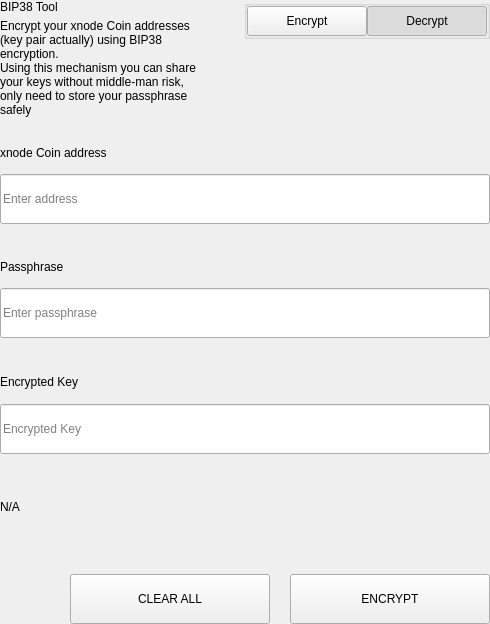
<?xml version="1.0" encoding="UTF-8"?>
<ui version="4.0">
 <class>SettingsBitToolWidget</class>
 <widget class="QWidget" name="SettingsBitToolWidget">
  <property name="geometry">
   <rect>
    <x>0</x>
    <y>0</y>
    <width>490</width>
    <height>624</height>
   </rect>
  </property>
  <property name="windowTitle">
   <string>Form</string>
  </property>
  <layout class="QVBoxLayout" name="verticalLayout">
   <property name="spacing">
    <number>0</number>
   </property>
   <property name="leftMargin">
    <number>0</number>
   </property>
   <property name="topMargin">
    <number>0</number>
   </property>
   <property name="rightMargin">
    <number>0</number>
   </property>
   <property name="bottomMargin">
    <number>0</number>
   </property>
   <item>
    <widget class="QWidget" name="left" native="true">
     <layout class="QVBoxLayout" name="verticalLayout_3">
      <property name="leftMargin">
       <number>0</number>
      </property>
      <property name="topMargin">
       <number>0</number>
      </property>
      <property name="rightMargin">
       <number>0</number>
      </property>
      <property name="bottomMargin">
       <number>0</number>
      </property>
      <item>
       <layout class="QVBoxLayout" name="verticalLayout_2">
        <property name="spacing">
         <number>0</number>
        </property>
        <item>
         <layout class="QHBoxLayout" name="horizontalLayout_3" stretch="3,1">
          <property name="spacing">
           <number>40</number>
          </property>
          <item>
           <layout class="QVBoxLayout" name="verticalLayoutTitle">
            <property name="spacing">
             <number>5</number>
            </property>
            <item>
             <widget class="QLabel" name="labelTitle">
              <property name="text">
               <string>BIP38 Tool</string>
              </property>
             </widget>
            </item>
            <item>
             <widget class="QLabel" name="labelSubtitle1">
              <property name="text">
               <string>Encrypt your xnode Coin addresses (key pair actually) using BIP38 encryption.
Using this mechanism you can share your keys without middle-man risk, only need to store your passphrase safely</string>
              </property>
              <property name="wordWrap">
               <bool>true</bool>
              </property>
             </widget>
            </item>
           </layout>
          </item>
          <item alignment="Qt::AlignTop">
           <widget class="QGroupBox" name="groupBox">
            <property name="title">
             <string/>
            </property>
            <property name="alignment">
             <set>Qt::AlignLeading|Qt::AlignLeft|Qt::AlignTop</set>
            </property>
            <layout class="QHBoxLayout" name="horizontalLayout_4">
             <property name="spacing">
              <number>0</number>
             </property>
             <property name="leftMargin">
              <number>0</number>
             </property>
             <property name="topMargin">
              <number>0</number>
             </property>
             <property name="rightMargin">
              <number>0</number>
             </property>
             <property name="bottomMargin">
              <number>0</number>
             </property>
             <item>
              <spacer name="horizontalSpacer">
               <property name="orientation">
                <enum>Qt::Horizontal</enum>
               </property>
               <property name="sizeHint" stdset="0">
                <size>
                 <width>40</width>
                 <height>20</height>
                </size>
               </property>
              </spacer>
             </item>
             <item>
              <widget class="QPushButton" name="pushLeft">
               <property name="minimumSize">
                <size>
                 <width>120</width>
                 <height>30</height>
                </size>
               </property>
               <property name="maximumSize">
                <size>
                 <width>120</width>
                 <height>30</height>
                </size>
               </property>
               <property name="focusPolicy">
                <enum>Qt::NoFocus</enum>
               </property>
               <property name="text">
                <string>Encrypt</string>
               </property>
               <property name="checkable">
                <bool>true</bool>
               </property>
               <property name="autoExclusive">
                <bool>true</bool>
               </property>
              </widget>
             </item>
             <item>
              <widget class="QPushButton" name="pushRight">
               <property name="minimumSize">
                <size>
                 <width>120</width>
                 <height>30</height>
                </size>
               </property>
               <property name="maximumSize">
                <size>
                 <width>120</width>
                 <height>30</height>
                </size>
               </property>
               <property name="focusPolicy">
                <enum>Qt::NoFocus</enum>
               </property>
               <property name="text">
                <string>Decrypt</string>
               </property>
               <property name="checkable">
                <bool>true</bool>
               </property>
               <property name="checked">
                <bool>true</bool>
               </property>
               <property name="autoExclusive">
                <bool>true</bool>
               </property>
              </widget>
             </item>
            </layout>
           </widget>
          </item>
         </layout>
        </item>
        <item>
         <widget class="QStackedWidget" name="stackedWidget">
          <property name="currentIndex">
           <number>1</number>
          </property>
          <widget class="QWidget" name="pageDecrypt">
           <layout class="QVBoxLayout" name="verticalLayout_5">
            <property name="spacing">
             <number>0</number>
            </property>
            <property name="leftMargin">
             <number>0</number>
            </property>
            <property name="topMargin">
             <number>0</number>
            </property>
            <property name="rightMargin">
             <number>0</number>
            </property>
            <property name="bottomMargin">
             <number>0</number>
            </property>
            <item>
             <widget class="QWidget" name="widget" native="true">
              <property name="minimumSize">
               <size>
                <width>0</width>
                <height>100</height>
               </size>
              </property>
              <layout class="QVBoxLayout" name="verticalLayout_4">
               <property name="spacing">
                <number>0</number>
               </property>
               <property name="leftMargin">
                <number>0</number>
               </property>
               <property name="topMargin">
                <number>0</number>
               </property>
               <property name="rightMargin">
                <number>0</number>
               </property>
               <property name="bottomMargin">
                <number>0</number>
               </property>
               <item>
                <spacer name="verticalSpacer_2">
                 <property name="orientation">
                  <enum>Qt::Vertical</enum>
                 </property>
                 <property name="sizeType">
                  <enum>QSizePolicy::Fixed</enum>
                 </property>
                 <property name="sizeHint" stdset="0">
                  <size>
                   <width>20</width>
                   <height>20</height>
                  </size>
                 </property>
                </spacer>
               </item>
               <item>
                <layout class="QHBoxLayout" name="horizontalLayout_6" stretch="2">
                 <property name="spacing">
                  <number>0</number>
                 </property>
                 <item>
                  <layout class="QVBoxLayout" name="verticalLayout_7">
                   <property name="spacing">
                    <number>9</number>
                   </property>
                   <item>
                    <widget class="QLabel" name="labelSubtitleKey">
                     <property name="minimumSize">
                      <size>
                       <width>0</width>
                       <height>20</height>
                      </size>
                     </property>
                     <property name="maximumSize">
                      <size>
                       <width>16777215</width>
                       <height>20</height>
                      </size>
                     </property>
                     <property name="text">
                      <string>Encrypted key</string>
                     </property>
                    </widget>
                   </item>
                   <item>
                    <widget class="QLineEdit" name="lineEditKey">
                     <property name="minimumSize">
                      <size>
                       <width>0</width>
                       <height>50</height>
                      </size>
                     </property>
                     <property name="maximumSize">
                      <size>
                       <width>16777215</width>
                       <height>50</height>
                      </size>
                     </property>
                     <property name="placeholderText">
                      <string>Enter a encrypted key</string>
                     </property>
                    </widget>
                   </item>
                  </layout>
                 </item>
                </layout>
               </item>
               <item>
                <spacer name="verticalSpacer_3">
                 <property name="orientation">
                  <enum>Qt::Vertical</enum>
                 </property>
                 <property name="sizeType">
                  <enum>QSizePolicy::Fixed</enum>
                 </property>
                 <property name="sizeHint" stdset="0">
                  <size>
                   <width>20</width>
                   <height>20</height>
                  </size>
                 </property>
                </spacer>
               </item>
               <item>
                <layout class="QVBoxLayout" name="verticalLayout_9">
                 <property name="spacing">
                  <number>9</number>
                 </property>
                 <item>
                  <widget class="QLabel" name="labelSubtitlePassphrase">
                   <property name="maximumSize">
                    <size>
                     <width>16777215</width>
                     <height>20</height>
                    </size>
                   </property>
                   <property name="text">
                    <string>Passphrase</string>
                   </property>
                  </widget>
                 </item>
                 <item>
                  <widget class="QLineEdit" name="lineEditPassphrase">
                   <property name="minimumSize">
                    <size>
                     <width>0</width>
                     <height>50</height>
                    </size>
                   </property>
                   <property name="maximumSize">
                    <size>
                     <width>16777215</width>
                     <height>50</height>
                    </size>
                   </property>
                   <property name="placeholderText">
                    <string>Enter a passphrase</string>
                   </property>
                  </widget>
                 </item>
                </layout>
               </item>
               <item>
                <spacer name="verticalSpacer_4">
                 <property name="orientation">
                  <enum>Qt::Vertical</enum>
                 </property>
                 <property name="sizeType">
                  <enum>QSizePolicy::Fixed</enum>
                 </property>
                 <property name="sizeHint" stdset="0">
                  <size>
                   <width>20</width>
                   <height>20</height>
                  </size>
                 </property>
                </spacer>
               </item>
               <item>
                <widget class="QWidget" name="widget_3" native="true">
                 <property name="sizePolicy">
                  <sizepolicy hsizetype="Preferred" vsizetype="Fixed">
                   <horstretch>0</horstretch>
                   <verstretch>0</verstretch>
                  </sizepolicy>
                 </property>
                 <layout class="QVBoxLayout" name="verticalLayout_10">
                  <property name="spacing">
                   <number>9</number>
                  </property>
                  <property name="leftMargin">
                   <number>0</number>
                  </property>
                  <property name="topMargin">
                   <number>0</number>
                  </property>
                  <property name="rightMargin">
                   <number>0</number>
                  </property>
                  <property name="bottomMargin">
                   <number>0</number>
                  </property>
                  <item>
                   <widget class="QLabel" name="labelSubtitleDecryptResult">
                    <property name="minimumSize">
                     <size>
                      <width>0</width>
                      <height>20</height>
                     </size>
                    </property>
                    <property name="maximumSize">
                     <size>
                      <width>16777215</width>
                      <height>20</height>
                     </size>
                    </property>
                    <property name="text">
                     <string>Decrypted address result</string>
                    </property>
                   </widget>
                  </item>
                  <item>
                   <widget class="QWidget" name="widget_4" native="true">
                    <layout class="QHBoxLayout" name="horizontalLayout" stretch="6,0,1">
                     <property name="spacing">
                      <number>0</number>
                     </property>
                     <property name="leftMargin">
                      <number>0</number>
                     </property>
                     <property name="topMargin">
                      <number>0</number>
                     </property>
                     <property name="rightMargin">
                      <number>0</number>
                     </property>
                     <property name="bottomMargin">
                      <number>0</number>
                     </property>
                     <item alignment="Qt::AlignVCenter">
                      <widget class="QLineEdit" name="lineEditDecryptResult">
                       <property name="minimumSize">
                        <size>
                         <width>0</width>
                         <height>50</height>
                        </size>
                       </property>
                       <property name="maximumSize">
                        <size>
                         <width>16777215</width>
                         <height>50</height>
                        </size>
                       </property>
                       <property name="placeholderText">
                        <string>Decrypted Address</string>
                       </property>
                      </widget>
                     </item>
                     <item>
                      <spacer name="horizontalSpacer_4">
                       <property name="orientation">
                        <enum>Qt::Horizontal</enum>
                       </property>
                       <property name="sizeType">
                        <enum>QSizePolicy::Fixed</enum>
                       </property>
                       <property name="sizeHint" stdset="0">
                        <size>
                         <width>20</width>
                         <height>50</height>
                        </size>
                       </property>
                      </spacer>
                     </item>
                     <item>
                      <widget class="QPushButton" name="pushButtonImport">
                       <property name="minimumSize">
                        <size>
                         <width>140</width>
                         <height>40</height>
                        </size>
                       </property>
                       <property name="text">
                        <string>Import Address</string>
                       </property>
                      </widget>
                     </item>
                    </layout>
                   </widget>
                  </item>
                 </layout>
                </widget>
               </item>
               <item>
                <widget class="QLabel" name="statusLabel_DEC">
                 <property name="maximumSize">
                  <size>
                   <width>16777215</width>
                   <height>40</height>
                  </size>
                 </property>
                 <property name="text">
                  <string/>
                 </property>
                </widget>
               </item>
               <item>
                <spacer name="verticalSpacer">
                 <property name="orientation">
                  <enum>Qt::Vertical</enum>
                 </property>
                 <property name="sizeType">
                  <enum>QSizePolicy::Preferred</enum>
                 </property>
                 <property name="sizeHint" stdset="0">
                  <size>
                   <width>20</width>
                   <height>20</height>
                  </size>
                 </property>
                </spacer>
               </item>
               <item>
                <layout class="QHBoxLayout" name="horizontalLayout_7">
                 <property name="spacing">
                  <number>0</number>
                 </property>
                 <item>
                  <spacer name="horizontalSpacer_5">
                   <property name="orientation">
                    <enum>Qt::Horizontal</enum>
                   </property>
                   <property name="sizeType">
                    <enum>QSizePolicy::Expanding</enum>
                   </property>
                   <property name="sizeHint" stdset="0">
                    <size>
                     <width>40</width>
                     <height>20</height>
                    </size>
                   </property>
                  </spacer>
                 </item>
                 <item>
                  <widget class="QPushButton" name="pushButtonDecryptClear">
                   <property name="minimumSize">
                    <size>
                     <width>200</width>
                     <height>50</height>
                    </size>
                   </property>
                   <property name="maximumSize">
                    <size>
                     <width>200</width>
                     <height>50</height>
                    </size>
                   </property>
                   <property name="text">
                    <string>CLEAR</string>
                   </property>
                  </widget>
                 </item>
                 <item>
                  <spacer name="horizontalSpacer_3">
                   <property name="orientation">
                    <enum>Qt::Horizontal</enum>
                   </property>
                   <property name="sizeType">
                    <enum>QSizePolicy::Fixed</enum>
                   </property>
                   <property name="sizeHint" stdset="0">
                    <size>
                     <width>20</width>
                     <height>20</height>
                    </size>
                   </property>
                  </spacer>
                 </item>
                 <item>
                  <widget class="QPushButton" name="pushButtonDecrypt">
                   <property name="minimumSize">
                    <size>
                     <width>200</width>
                     <height>50</height>
                    </size>
                   </property>
                   <property name="maximumSize">
                    <size>
                     <width>200</width>
                     <height>50</height>
                    </size>
                   </property>
                   <property name="text">
                    <string>DECRYPT KEY</string>
                   </property>
                  </widget>
                 </item>
                </layout>
               </item>
              </layout>
             </widget>
            </item>
           </layout>
          </widget>
          <widget class="QWidget" name="pageEncrypt">
           <layout class="QVBoxLayout" name="verticalLayout_11">
            <property name="spacing">
             <number>0</number>
            </property>
            <property name="leftMargin">
             <number>0</number>
            </property>
            <property name="topMargin">
             <number>0</number>
            </property>
            <property name="rightMargin">
             <number>0</number>
            </property>
            <property name="bottomMargin">
             <number>0</number>
            </property>
            <item>
             <spacer name="verticalSpacer_8">
              <property name="orientation">
               <enum>Qt::Vertical</enum>
              </property>
              <property name="sizeType">
               <enum>QSizePolicy::Fixed</enum>
              </property>
              <property name="sizeHint" stdset="0">
               <size>
                <width>20</width>
                <height>20</height>
               </size>
              </property>
             </spacer>
            </item>
            <item>
             <widget class="QWidget" name="containerAddressEnc" native="true">
              <layout class="QVBoxLayout" name="containerAddressEncLayout">
               <property name="spacing">
                <number>5</number>
               </property>
               <property name="leftMargin">
                <number>0</number>
               </property>
               <property name="topMargin">
                <number>0</number>
               </property>
               <property name="rightMargin">
                <number>0</number>
               </property>
               <property name="bottomMargin">
                <number>0</number>
               </property>
               <item>
                <widget class="QLabel" name="labelSubtitleAddress">
                 <property name="minimumSize">
                  <size>
                   <width>0</width>
                   <height>20</height>
                  </size>
                 </property>
                 <property name="maximumSize">
                  <size>
                   <width>16777215</width>
                   <height>20</height>
                  </size>
                 </property>
                 <property name="text">
                  <string>xnode Coin address</string>
                 </property>
                </widget>
               </item>
               <item>
                <widget class="QLineEdit" name="addressIn_ENC">
                 <property name="minimumSize">
                  <size>
                   <width>0</width>
                   <height>50</height>
                  </size>
                 </property>
                 <property name="placeholderText">
                  <string>Enter address</string>
                 </property>
                </widget>
               </item>
              </layout>
             </widget>
            </item>
            <item>
             <spacer name="verticalSpacer_6">
              <property name="orientation">
               <enum>Qt::Vertical</enum>
              </property>
              <property name="sizeType">
               <enum>QSizePolicy::Fixed</enum>
              </property>
              <property name="sizeHint" stdset="0">
               <size>
                <width>20</width>
                <height>20</height>
               </size>
              </property>
             </spacer>
            </item>
            <item>
             <widget class="QWidget" name="containerAddress" native="true">
              <layout class="QHBoxLayout" name="horizontalLayout_9" stretch="2">
               <property name="spacing">
                <number>0</number>
               </property>
               <property name="leftMargin">
                <number>0</number>
               </property>
               <property name="topMargin">
                <number>0</number>
               </property>
               <property name="rightMargin">
                <number>0</number>
               </property>
               <property name="bottomMargin">
                <number>0</number>
               </property>
               <item>
                <layout class="QVBoxLayout" name="verticalLayout_8">
                 <property name="spacing">
                  <number>5</number>
                 </property>
                 <item>
                  <widget class="QLabel" name="labelSubtitleMessage">
                   <property name="minimumSize">
                    <size>
                     <width>0</width>
                     <height>20</height>
                    </size>
                   </property>
                   <property name="maximumSize">
                    <size>
                     <width>16777215</width>
                     <height>20</height>
                    </size>
                   </property>
                   <property name="text">
                    <string>Passphrase</string>
                   </property>
                  </widget>
                 </item>
                 <item>
                  <widget class="QLineEdit" name="passphraseIn_ENC">
                   <property name="minimumSize">
                    <size>
                     <width>0</width>
                     <height>50</height>
                    </size>
                   </property>
                   <property name="maximumSize">
                    <size>
                     <width>16777215</width>
                     <height>50</height>
                    </size>
                   </property>
                   <property name="placeholderText">
                    <string>Enter passphrase</string>
                   </property>
                  </widget>
                 </item>
                </layout>
               </item>
              </layout>
             </widget>
            </item>
            <item>
             <spacer name="verticalSpacer_7">
              <property name="orientation">
               <enum>Qt::Vertical</enum>
              </property>
              <property name="sizeType">
               <enum>QSizePolicy::Fixed</enum>
              </property>
              <property name="sizeHint" stdset="0">
               <size>
                <width>20</width>
                <height>20</height>
               </size>
              </property>
             </spacer>
            </item>
            <item>
             <widget class="QWidget" name="widget_2" native="true">
              <property name="minimumSize">
               <size>
                <width>0</width>
                <height>75</height>
               </size>
              </property>
              <property name="maximumSize">
               <size>
                <width>16777215</width>
                <height>16777215</height>
               </size>
              </property>
              <layout class="QVBoxLayout" name="verticalLayout_6">
               <property name="leftMargin">
                <number>0</number>
               </property>
               <property name="topMargin">
                <number>0</number>
               </property>
               <property name="rightMargin">
                <number>0</number>
               </property>
               <property name="bottomMargin">
                <number>0</number>
               </property>
               <item>
                <widget class="QLabel" name="labelSubtitleEncryptedKey">
                 <property name="minimumSize">
                  <size>
                   <width>0</width>
                   <height>20</height>
                  </size>
                 </property>
                 <property name="maximumSize">
                  <size>
                   <width>16777215</width>
                   <height>20</height>
                  </size>
                 </property>
                 <property name="text">
                  <string>Encrypted Key</string>
                 </property>
                </widget>
               </item>
               <item>
                <widget class="QLineEdit" name="encryptedKeyOut_ENC">
                 <property name="minimumSize">
                  <size>
                   <width>0</width>
                   <height>50</height>
                  </size>
                 </property>
                 <property name="placeholderText">
                  <string>Encrypted Key</string>
                 </property>
                </widget>
               </item>
              </layout>
             </widget>
            </item>
            <item>
             <widget class="QLabel" name="statusLabel_ENC">
              <property name="text">
               <string notr="true">N/A</string>
              </property>
             </widget>
            </item>
            <item>
             <spacer name="verticalSpacer_5">
              <property name="orientation">
               <enum>Qt::Vertical</enum>
              </property>
              <property name="sizeType">
               <enum>QSizePolicy::Fixed</enum>
              </property>
              <property name="sizeHint" stdset="0">
               <size>
                <width>20</width>
                <height>20</height>
               </size>
              </property>
             </spacer>
            </item>
            <item>
             <layout class="QHBoxLayout" name="horizontalLayout_8">
              <property name="spacing">
               <number>0</number>
              </property>
              <item>
               <spacer name="horizontalSpacer_6">
                <property name="orientation">
                 <enum>Qt::Horizontal</enum>
                </property>
                <property name="sizeType">
                 <enum>QSizePolicy::Expanding</enum>
                </property>
                <property name="sizeHint" stdset="0">
                 <size>
                  <width>40</width>
                  <height>20</height>
                 </size>
                </property>
               </spacer>
              </item>
              <item>
               <widget class="QPushButton" name="pushButtonClear">
                <property name="minimumSize">
                 <size>
                  <width>200</width>
                  <height>50</height>
                 </size>
                </property>
                <property name="focusPolicy">
                 <enum>Qt::NoFocus</enum>
                </property>
                <property name="text">
                 <string>CLEAR ALL</string>
                </property>
               </widget>
              </item>
              <item>
               <spacer name="horizontalSpacer_2">
                <property name="orientation">
                 <enum>Qt::Horizontal</enum>
                </property>
                <property name="sizeType">
                 <enum>QSizePolicy::Fixed</enum>
                </property>
                <property name="sizeHint" stdset="0">
                 <size>
                  <width>20</width>
                  <height>20</height>
                 </size>
                </property>
               </spacer>
              </item>
              <item>
               <widget class="QPushButton" name="pushButtonEncrypt">
                <property name="minimumSize">
                 <size>
                  <width>200</width>
                  <height>50</height>
                 </size>
                </property>
                <property name="maximumSize">
                 <size>
                  <width>200</width>
                  <height>50</height>
                 </size>
                </property>
                <property name="focusPolicy">
                 <enum>Qt::NoFocus</enum>
                </property>
                <property name="text">
                 <string>ENCRYPT</string>
                </property>
               </widget>
              </item>
             </layout>
            </item>
           </layout>
          </widget>
         </widget>
        </item>
       </layout>
      </item>
     </layout>
    </widget>
   </item>
  </layout>
 </widget>
 <resources/>
 <connections/>
</ui>
